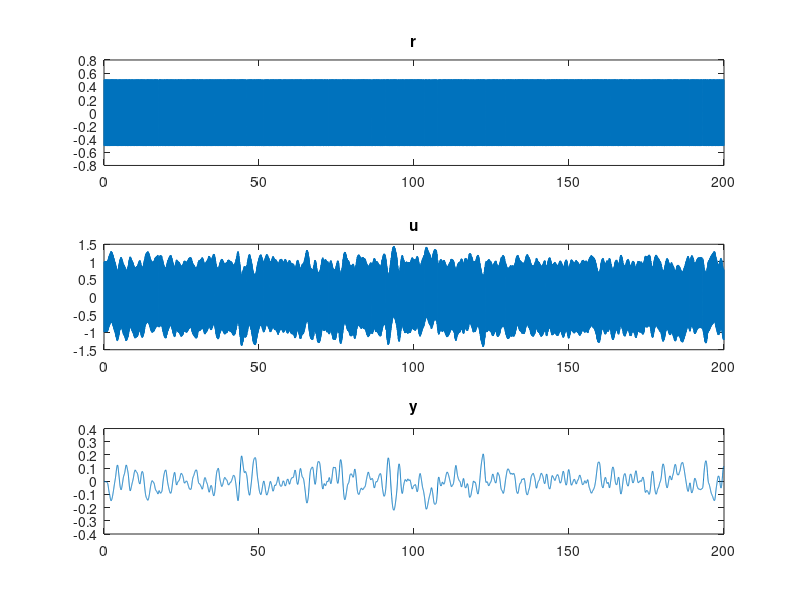

MATLAB code to generate this figure: (Note: this script raises an error after producing the figure.)
%{

En esta versión se hace la identificación en base al modelo LINEAL


%}

close all; clc; clear;


%%%%%%%%%%%%%%%%%%
%% 0) MODELO LINEAL (PARA COMPARAR RESULTADOS)
%%%%%%%%%%%%%%%%%%

m  = 0.033;       
b  = 0.15;       
g  = 9.8;         
%Coeficientes del denominador de la transferencia
q0 = 33.1549;
q1 = 9.736; 
%Numerador de la transferencia
k = 11.4345;
a0 = deg2rad(-3.9);   % Offset servo-barra [rad]
a1 = 0.34;            % Pendiente servo-barra


fs = 50;              % Frecuencia de muestreo [Hz]
Ts = 1/fs;            % Periodo de muestreo [s]


N = 10000; %Largo de la muestra a utilizar

t = (0:N-1)'*Ts; %Vector de tiempos

%Defino la transferencia del modelo linealizado
s = tf('s');

G = g * k * 1/s * 1/(s + b/m) * 1/(s^2 + q1 * s + q0); % <-- TRANSFERENCIA A IDENTIFICAR
Gd = c2d(G, Ts);

kp = 2;

T = feedback(kp * G, 1); 
Td = c2d(T, Ts);

%%%%%%%%%%%
%% 1) SIMULACIÓN Y GENERACIÓN DE LAS SEÑALES
%%%%%%%%%


amplitud = 0.5; %Amplitud del ruido
rng(1); %Semilla para replicabilidad
r = amplitud*sign(randn(N,1)); %Señal de referencia

y0 = lsim(Td, r, t);

u = kp * (r - y0);

e = 0 * randn(N, 1);
y = y0 + e;

figure;

subplot(3, 1, 1);
plot(t, r)
title('r');

subplot(3, 1, 2);
plot(t, u);
title('u');

subplot(3, 1, 3);
plot(t, y);
title('y');


%%%%%%%%%%%%%%%%%%%%%%%%%%%%%%%%%%%%%%
%% 2) OBTENCIÓN DE LA RTA AL IMPULSO POR CORRELACIÓN
%%%%%%%%%%%%%%%%%%%%%%%%%%%%%%%%%%%%%%

lags = 500; %lags
g_T = impulse(Td, lags * Ts);

data = iddata(y, r, Ts);
[h_cor, R, ~] = cra(data, lags, 0, 0);

plot(h_cor/Ts, 'LineWidth', 2); hold on;
plot(g_T, 'LineWidth', 2);
xlim([0 lags]);
legend('Correlación', 'Original');
%NO ENTIENDO POR QUÉ HAY QUE MULTIPLICAR POR 1/Ts

figure;
cra(data, lags, 0, 1); hold on;
plot(h_cor/Ts);
xlim([0 lags]);
legend('Gráfico de cra()', 'h\_cor/Ts');
title('Respuesta estimada por cra');


figure;
cra(data, lags, 0, 2);
title('Autocovarianzas y covarianzas cruzadas');
%%

%%%%%%%%%%%%%%%%%%%%%%%%%%%%%%%%%%%%%%
%% PRUEBA QUE ME PROPUSO EL CHAT
%%%%%%%%%%%%%%%%%%%%%%%%%%%%%%%%%%%%%%

lags = 100;

% Covarianzas
R = covf([y r],lags+1);

% Estimación por correlación
h_cor = R(2,:)' / R(4,1);

% Respuesta real
h_real = impulse(Td,lags + 1);

% Comparación
figure
plot(0:lags,h_cor,'LineWidth',1.5)
hold on
plot(0:lags,h_real(1:lags+1),'LineWidth',1.5)
grid on

xlabel('k')
ylabel('h[k]')
legend('Correlación','Respuesta real')
title('Identificación por correlación')

figure
bode(Td)
hold on

data = iddata(y,r,Ts);
T_est = etfe(data);

bode(T_est)

grid on
legend('Td','ETFE')
